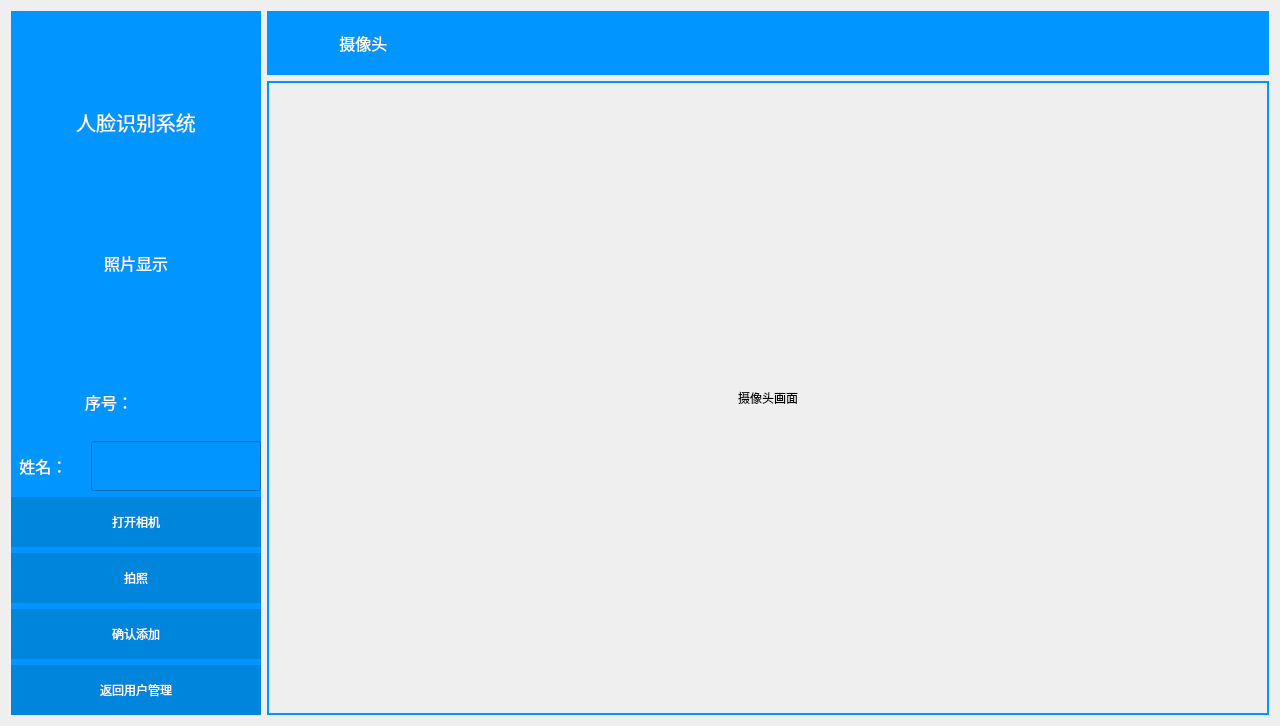
<?xml version="1.0" encoding="UTF-8"?>
<ui version="4.0">
 <class>AddUsers</class>
 <widget class="QWidget" name="AddUsers">
  <property name="geometry">
   <rect>
    <x>0</x>
    <y>0</y>
    <width>1280</width>
    <height>726</height>
   </rect>
  </property>
  <property name="windowTitle">
   <string>用户添加</string>
  </property>
  <layout class="QHBoxLayout" name="horizontalLayout_2">
   <item>
    <widget class="QWidget" name="widget" native="true">
     <property name="maximumSize">
      <size>
       <width>250</width>
       <height>16777215</height>
      </size>
     </property>
     <property name="styleSheet">
      <string notr="true">background-color: rgb(0, 149, 255);</string>
     </property>
     <layout class="QVBoxLayout" name="verticalLayout">
      <property name="leftMargin">
       <number>0</number>
      </property>
      <property name="topMargin">
       <number>0</number>
      </property>
      <property name="rightMargin">
       <number>0</number>
      </property>
      <property name="bottomMargin">
       <number>0</number>
      </property>
      <item>
       <widget class="QLabel" name="label_10">
        <property name="minimumSize">
         <size>
          <width>0</width>
          <height>90</height>
         </size>
        </property>
        <property name="maximumSize">
         <size>
          <width>16777215</width>
          <height>100</height>
         </size>
        </property>
        <property name="text">
         <string/>
        </property>
        <property name="pixmap">
         <pixmap resource="resources.qrc">:/new/prefix1/Resources/人脸识别_64_1.png</pixmap>
        </property>
        <property name="alignment">
         <set>Qt::AlignBottom|Qt::AlignHCenter</set>
        </property>
       </widget>
      </item>
      <item>
       <widget class="QLabel" name="label">
        <property name="minimumSize">
         <size>
          <width>250</width>
          <height>0</height>
         </size>
        </property>
        <property name="maximumSize">
         <size>
          <width>16777215</width>
          <height>50</height>
         </size>
        </property>
        <property name="font">
         <font>
          <family>AcadEref</family>
          <pointsize>15</pointsize>
         </font>
        </property>
        <property name="styleSheet">
         <string notr="true">color: rgb(255, 255, 255);</string>
        </property>
        <property name="text">
         <string>人脸识别系统</string>
        </property>
        <property name="alignment">
         <set>Qt::AlignHCenter|Qt::AlignTop</set>
        </property>
       </widget>
      </item>
      <item>
       <widget class="QLabel" name="label_image">
        <property name="minimumSize">
         <size>
          <width>0</width>
          <height>200</height>
         </size>
        </property>
        <property name="font">
         <font>
          <family>AcadEref</family>
          <pointsize>12</pointsize>
         </font>
        </property>
        <property name="styleSheet">
         <string notr="true">
color: rgb(255, 255, 255);</string>
        </property>
        <property name="text">
         <string>照片显示</string>
        </property>
        <property name="alignment">
         <set>Qt::AlignCenter</set>
        </property>
       </widget>
      </item>
      <item>
       <layout class="QHBoxLayout" name="horizontalLayout_4">
        <item>
         <widget class="QLabel" name="label_3">
          <property name="minimumSize">
           <size>
            <width>60</width>
            <height>50</height>
           </size>
          </property>
          <property name="font">
           <font>
            <family>AcadEref</family>
            <pointsize>12</pointsize>
           </font>
          </property>
          <property name="styleSheet">
           <string notr="true">color: rgb(255, 255, 255);</string>
          </property>
          <property name="text">
           <string>序号：</string>
          </property>
          <property name="alignment">
           <set>Qt::AlignRight|Qt::AlignTrailing|Qt::AlignVCenter</set>
          </property>
         </widget>
        </item>
        <item>
         <widget class="QLabel" name="label_index">
          <property name="minimumSize">
           <size>
            <width>0</width>
            <height>50</height>
           </size>
          </property>
          <property name="font">
           <font>
            <family>AcadEref</family>
            <pointsize>12</pointsize>
           </font>
          </property>
          <property name="styleSheet">
           <string notr="true">color: rgb(255, 255, 255);</string>
          </property>
          <property name="text">
           <string/>
          </property>
         </widget>
        </item>
       </layout>
      </item>
      <item>
       <layout class="QHBoxLayout" name="horizontalLayout">
        <item>
         <widget class="QLabel" name="label_4">
          <property name="minimumSize">
           <size>
            <width>60</width>
            <height>0</height>
           </size>
          </property>
          <property name="font">
           <font>
            <family>AcadEref</family>
            <pointsize>12</pointsize>
           </font>
          </property>
          <property name="styleSheet">
           <string notr="true">color: rgb(255, 255, 255);</string>
          </property>
          <property name="text">
           <string>  姓名：</string>
          </property>
         </widget>
        </item>
        <item>
         <widget class="QLineEdit" name="lineEdit_name">
          <property name="minimumSize">
           <size>
            <width>0</width>
            <height>50</height>
           </size>
          </property>
          <property name="maximumSize">
           <size>
            <width>170</width>
            <height>16777215</height>
           </size>
          </property>
          <property name="font">
           <font>
            <pointsize>12</pointsize>
           </font>
          </property>
          <property name="styleSheet">
           <string notr="true">border-color: rgb(255, 255, 255);
color: rgb(255, 255, 255);</string>
          </property>
          <property name="text">
           <string/>
          </property>
          <property name="frame">
           <bool>true</bool>
          </property>
         </widget>
        </item>
       </layout>
      </item>
      <item>
       <widget class="QPushButton" name="bt_openCamera">
        <property name="minimumSize">
         <size>
          <width>0</width>
          <height>50</height>
         </size>
        </property>
        <property name="styleSheet">
         <string notr="true">background-color: rgb(0, 133, 221);
color: rgb(255, 255, 255);
border-style:outset
</string>
        </property>
        <property name="text">
         <string>打开相机</string>
        </property>
        <property name="icon">
         <iconset resource="resources.qrc">
          <normaloff>:/new/prefix1/Resources/摄像头 (2).svg</normaloff>:/new/prefix1/Resources/摄像头 (2).svg</iconset>
        </property>
        <property name="iconSize">
         <size>
          <width>32</width>
          <height>32</height>
         </size>
        </property>
       </widget>
      </item>
      <item>
       <widget class="QPushButton" name="bt_shoot">
        <property name="minimumSize">
         <size>
          <width>0</width>
          <height>50</height>
         </size>
        </property>
        <property name="styleSheet">
         <string notr="true">background-color: rgb(0, 133, 221);
color: rgb(255, 255, 255);
border-style:outset
</string>
        </property>
        <property name="text">
         <string>拍照</string>
        </property>
        <property name="icon">
         <iconset resource="resources.qrc">
          <normaloff>:/new/prefix1/Resources/相机_camera (1).svg</normaloff>:/new/prefix1/Resources/相机_camera (1).svg</iconset>
        </property>
        <property name="iconSize">
         <size>
          <width>32</width>
          <height>32</height>
         </size>
        </property>
       </widget>
      </item>
      <item>
       <widget class="QPushButton" name="bt_confirm">
        <property name="minimumSize">
         <size>
          <width>0</width>
          <height>50</height>
         </size>
        </property>
        <property name="styleSheet">
         <string notr="true">background-color: rgb(0, 133, 221);
color: rgb(255, 255, 255);
border-style:outset
</string>
        </property>
        <property name="text">
         <string>确认添加</string>
        </property>
        <property name="icon">
         <iconset resource="resources.qrc">
          <normaloff>:/new/prefix1/Resources/校验_check-one.svg</normaloff>:/new/prefix1/Resources/校验_check-one.svg</iconset>
        </property>
        <property name="iconSize">
         <size>
          <width>32</width>
          <height>32</height>
         </size>
        </property>
       </widget>
      </item>
      <item>
       <widget class="QPushButton" name="bt_return">
        <property name="minimumSize">
         <size>
          <width>0</width>
          <height>50</height>
         </size>
        </property>
        <property name="styleSheet">
         <string notr="true">background-color: rgb(0, 133, 221);
color: rgb(255, 255, 255);
border-style:outset</string>
        </property>
        <property name="text">
         <string>返回用户管理</string>
        </property>
        <property name="icon">
         <iconset resource="resources.qrc">
          <normaloff>:/new/prefix1/Resources/首页_home.svg</normaloff>:/new/prefix1/Resources/首页_home.svg</iconset>
        </property>
        <property name="iconSize">
         <size>
          <width>32</width>
          <height>32</height>
         </size>
        </property>
       </widget>
      </item>
     </layout>
    </widget>
   </item>
   <item>
    <layout class="QVBoxLayout" name="verticalLayout_2">
     <item>
      <layout class="QHBoxLayout" name="horizontalLayout_3">
       <property name="spacing">
        <number>0</number>
       </property>
       <item>
        <widget class="QLabel" name="label_9">
         <property name="minimumSize">
          <size>
           <width>0</width>
           <height>64</height>
          </size>
         </property>
         <property name="maximumSize">
          <size>
           <width>64</width>
           <height>64</height>
          </size>
         </property>
         <property name="styleSheet">
          <string notr="true">background-color: rgb(0, 149, 255);
color: rgb(255, 255, 255);</string>
         </property>
         <property name="text">
          <string/>
         </property>
         <property name="pixmap">
          <pixmap resource="resources.qrc">:/new/prefix1/Resources/摄像头 (2).png</pixmap>
         </property>
        </widget>
       </item>
       <item>
        <widget class="QLabel" name="label_6">
         <property name="minimumSize">
          <size>
           <width>300</width>
           <height>64</height>
          </size>
         </property>
         <property name="maximumSize">
          <size>
           <width>10000</width>
           <height>64</height>
          </size>
         </property>
         <property name="font">
          <font>
           <family>AcadEref</family>
           <pointsize>12</pointsize>
          </font>
         </property>
         <property name="styleSheet">
          <string notr="true">background-color: rgb(0, 149, 255);
color: rgb(255, 255, 255);</string>
         </property>
         <property name="text">
          <string>  摄像头</string>
         </property>
        </widget>
       </item>
      </layout>
     </item>
     <item>
      <widget class="QLabel" name="label_camera">
       <property name="minimumSize">
        <size>
         <width>0</width>
         <height>600</height>
        </size>
       </property>
       <property name="styleSheet">
        <string notr="true">border-color: rgb(0, 149, 255);
border-width: 2px;
border-style: solid;</string>
       </property>
       <property name="frameShadow">
        <enum>QFrame::Sunken</enum>
       </property>
       <property name="lineWidth">
        <number>0</number>
       </property>
       <property name="text">
        <string>摄像头画面</string>
       </property>
       <property name="alignment">
        <set>Qt::AlignCenter</set>
       </property>
      </widget>
     </item>
    </layout>
   </item>
  </layout>
 </widget>
 <resources>
  <include location="resources.qrc"/>
 </resources>
 <connections/>
</ui>
